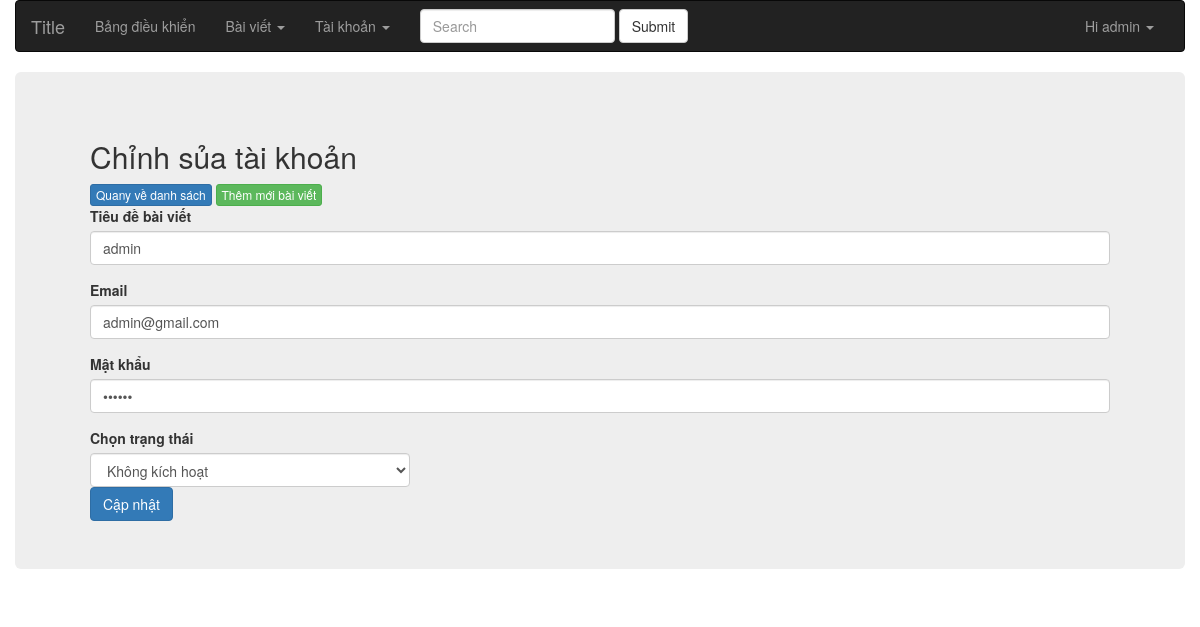
/admin/index.php?r=user/edit&id=1 (signed in), run on the app's committed database.
### tables this page shows
CREATE TABLE `user` (
  `id` int(11) NOT NULL,
  `username` varchar(50) NOT NULL,
  `email` varchar(100) NOT NULL,
  `password` varchar(64) NOT NULL,
  `actived` smallint(6) NOT NULL
);

### librs/Database.php (called while the page is built, shortened)
<?php
try {
   $db = new PDO('mysql:host='.HOST.';dbname='.DB_NAME, DB_USER, DB_PASS);
   $db->setAttribute(PDO::ATTR_ERRMODE, PDO::ERRMODE_EXCEPTION);
   $db->exec("set names utf8");
	function getOne($table,$where){
		global $db;
		$datawhere = "Where ";
		$and = (count($where) ==1 ) ? '' : ' AND ';
		foreach($where as $wk => $wval){
			$datawhere .= $wk."='".$wval."'".$and;
		}
		$datawhere = rtrim($datawhere,' AND');
	   	$sql = "SELECT * FROM $table $datawhere LIMIT 1";
	   	$stmt = $db->prepare($sql);
	   	$stmt->execute();
	    $stmt->setFetchMode(PDO::FETCH_ASSOC);
	   	return $stmt->fetch();
	}
} catch (PDOException $e) {
    die( "Error!: " . $e->getMessage());
}
?>

### admin/index.php (called while the page is built, shortened)
<?php
require_once 'header.php';
	load_template_admin();
require_once 'footer.php';
?>

### admin/modules/user/edit.php (the view, shortened to what this page needs)
<?php
if(isset($_GET['id']) && getOne('user',['id'=>$_GET['id']])) :
	$datap = getOne('user',['id'=>$_GET['id']]);
?>
<div class="jumbotron">
	<div class="container">
		<h2>Chỉnh sủa tài khoản</h2>
		<form action="" method="POST" role="form">
			<div class="form-group">
				<label for="">Tiêu đề bài viết</label>
				<input type="text" class="form-control" name="username" placeholder="Nhập tên tài khoản " value="<?php echo $datap['username']; ?>">
			</div>	<div class="form-group">
				<label for="">Email</label>
				<input type="email" class="form-control" name="email" placeholder="Nhập tên tài khoản " value="<?php echo $datap['email']; ?>">
			</div>
			<div class="form-group">
				<label for="">Mật khẩu</label>
				<input type="password" class="form-control" name="password" placeholder="password" value="<?php echo $datap['password']; ?>">
			</div>
			<div class="row">
				<div class="col-md-4">
					<label for="">Chọn trạng thái</label>
					<select name="actived" id="input" class="form-control">
						<option value="0" <?php if($datap['actived'] == 0) echo 'selected'; ?>>Không kích hoạt</option>
					</select>
				</div>
			</div>
			<button type="submit" name='submit' class="btn btn-primary">Cập nhật</button>
		</form>
	</div>
</div>
<?php endif; ?>

### data on the page
user: username "admin", email "admin@gmail.com", actived "Không kích hoạt"

### other printed values
$label "Bảng điều khiển Quany về danh sách Thêm mới bài viết"
$_SESSION['userInfo']['username'] "admin"
